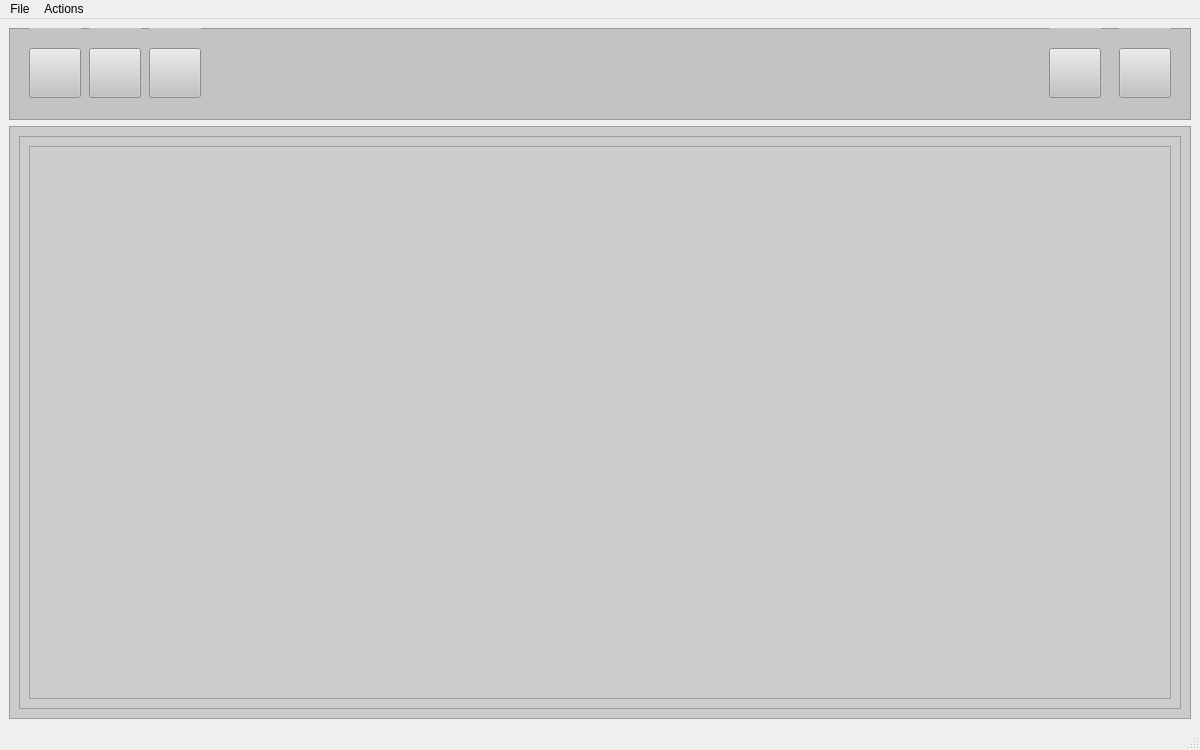
<?xml version="1.0" encoding="UTF-8"?>
<ui version="4.0">
 <class>MainWindow</class>
 <widget class="QMainWindow" name="MainWindow">
  <property name="geometry">
   <rect>
    <x>0</x>
    <y>0</y>
    <width>1200</width>
    <height>750</height>
   </rect>
  </property>
  <property name="windowTitle">
   <string>MainWindow</string>
  </property>
  <widget class="QWidget" name="centralwidget">
   <layout class="QVBoxLayout" name="verticalLayout_2">
    <item>
     <widget class="QFrame" name="tools">
      <property name="minimumSize">
       <size>
        <width>0</width>
        <height>92</height>
       </size>
      </property>
      <property name="maximumSize">
       <size>
        <width>16777215</width>
        <height>92</height>
       </size>
      </property>
      <property name="styleSheet">
       <string notr="true">background-color: rgb(195, 195, 195);</string>
      </property>
      <property name="frameShape">
       <enum>QFrame::StyledPanel</enum>
      </property>
      <property name="frameShadow">
       <enum>QFrame::Raised</enum>
      </property>
      <widget class="QWidget" name="verticalLayoutWidget">
       <property name="geometry">
        <rect>
         <x>20</x>
         <y>0</y>
         <width>52</width>
         <height>91</height>
        </rect>
       </property>
       <layout class="QVBoxLayout" name="open_layout">
        <item>
         <spacer name="verticalSpacer">
          <property name="orientation">
           <enum>Qt::Vertical</enum>
          </property>
          <property name="sizeHint" stdset="0">
           <size>
            <width>20</width>
            <height>40</height>
           </size>
          </property>
         </spacer>
        </item>
        <item>
         <widget class="QPushButton" name="open_btn">
          <property name="minimumSize">
           <size>
            <width>50</width>
            <height>50</height>
           </size>
          </property>
          <property name="maximumSize">
           <size>
            <width>60</width>
            <height>60</height>
           </size>
          </property>
          <property name="text">
           <string/>
          </property>
          <property name="icon">
           <iconset resource="assets.qrc">
            <normaloff>:/icons/resource/icons8-open-file-50.png</normaloff>:/icons/resource/icons8-open-file-50.png</iconset>
          </property>
         </widget>
        </item>
        <item>
         <spacer name="verticalSpacer_2">
          <property name="orientation">
           <enum>Qt::Vertical</enum>
          </property>
          <property name="sizeHint" stdset="0">
           <size>
            <width>20</width>
            <height>40</height>
           </size>
          </property>
         </spacer>
        </item>
       </layout>
      </widget>
      <widget class="QWidget" name="verticalLayoutWidget_2">
       <property name="geometry">
        <rect>
         <x>80</x>
         <y>0</y>
         <width>52</width>
         <height>91</height>
        </rect>
       </property>
       <layout class="QVBoxLayout" name="save_layout">
        <item>
         <spacer name="verticalSpacer_3">
          <property name="orientation">
           <enum>Qt::Vertical</enum>
          </property>
          <property name="sizeHint" stdset="0">
           <size>
            <width>20</width>
            <height>40</height>
           </size>
          </property>
         </spacer>
        </item>
        <item>
         <widget class="QPushButton" name="save_btn">
          <property name="minimumSize">
           <size>
            <width>50</width>
            <height>50</height>
           </size>
          </property>
          <property name="maximumSize">
           <size>
            <width>60</width>
            <height>60</height>
           </size>
          </property>
          <property name="text">
           <string/>
          </property>
          <property name="icon">
           <iconset resource="assets.qrc">
            <normaloff>:/icons/resource/icons8-save-50.png</normaloff>:/icons/resource/icons8-save-50.png</iconset>
          </property>
         </widget>
        </item>
        <item>
         <spacer name="verticalSpacer_4">
          <property name="orientation">
           <enum>Qt::Vertical</enum>
          </property>
          <property name="sizeHint" stdset="0">
           <size>
            <width>20</width>
            <height>40</height>
           </size>
          </property>
         </spacer>
        </item>
       </layout>
      </widget>
      <widget class="QWidget" name="verticalLayoutWidget_3">
       <property name="geometry">
        <rect>
         <x>1040</x>
         <y>0</y>
         <width>52</width>
         <height>91</height>
        </rect>
       </property>
       <layout class="QVBoxLayout" name="import_layout">
        <item>
         <spacer name="verticalSpacer_5">
          <property name="orientation">
           <enum>Qt::Vertical</enum>
          </property>
          <property name="sizeHint" stdset="0">
           <size>
            <width>20</width>
            <height>40</height>
           </size>
          </property>
         </spacer>
        </item>
        <item>
         <widget class="QPushButton" name="import_btn">
          <property name="minimumSize">
           <size>
            <width>50</width>
            <height>50</height>
           </size>
          </property>
          <property name="maximumSize">
           <size>
            <width>60</width>
            <height>60</height>
           </size>
          </property>
          <property name="text">
           <string/>
          </property>
          <property name="icon">
           <iconset resource="assets.qrc">
            <normaloff>:/icons/resource/icons8-import-50.png</normaloff>:/icons/resource/icons8-import-50.png</iconset>
          </property>
         </widget>
        </item>
        <item>
         <spacer name="verticalSpacer_6">
          <property name="orientation">
           <enum>Qt::Vertical</enum>
          </property>
          <property name="sizeHint" stdset="0">
           <size>
            <width>20</width>
            <height>40</height>
           </size>
          </property>
         </spacer>
        </item>
       </layout>
      </widget>
      <widget class="QWidget" name="verticalLayoutWidget_4">
       <property name="geometry">
        <rect>
         <x>1110</x>
         <y>0</y>
         <width>52</width>
         <height>91</height>
        </rect>
       </property>
       <layout class="QVBoxLayout" name="export_layout">
        <item>
         <spacer name="verticalSpacer_7">
          <property name="orientation">
           <enum>Qt::Vertical</enum>
          </property>
          <property name="sizeHint" stdset="0">
           <size>
            <width>20</width>
            <height>40</height>
           </size>
          </property>
         </spacer>
        </item>
        <item>
         <widget class="QPushButton" name="export_btn">
          <property name="minimumSize">
           <size>
            <width>50</width>
            <height>50</height>
           </size>
          </property>
          <property name="maximumSize">
           <size>
            <width>60</width>
            <height>60</height>
           </size>
          </property>
          <property name="text">
           <string/>
          </property>
          <property name="icon">
           <iconset resource="assets.qrc">
            <normaloff>:/icons/resource/icons8-export-50.png</normaloff>:/icons/resource/icons8-export-50.png</iconset>
          </property>
         </widget>
        </item>
        <item>
         <spacer name="verticalSpacer_8">
          <property name="orientation">
           <enum>Qt::Vertical</enum>
          </property>
          <property name="sizeHint" stdset="0">
           <size>
            <width>20</width>
            <height>40</height>
           </size>
          </property>
         </spacer>
        </item>
       </layout>
      </widget>
      <widget class="QWidget" name="verticalLayoutWidget_5">
       <property name="geometry">
        <rect>
         <x>140</x>
         <y>0</y>
         <width>52</width>
         <height>91</height>
        </rect>
       </property>
       <layout class="QVBoxLayout" name="rename_layout">
        <item>
         <spacer name="verticalSpacer_9">
          <property name="orientation">
           <enum>Qt::Vertical</enum>
          </property>
          <property name="sizeHint" stdset="0">
           <size>
            <width>20</width>
            <height>40</height>
           </size>
          </property>
         </spacer>
        </item>
        <item>
         <widget class="QPushButton" name="rename_btn">
          <property name="minimumSize">
           <size>
            <width>50</width>
            <height>50</height>
           </size>
          </property>
          <property name="maximumSize">
           <size>
            <width>60</width>
            <height>60</height>
           </size>
          </property>
          <property name="text">
           <string/>
          </property>
          <property name="icon">
           <iconset resource="assets.qrc">
            <normaloff>:/icons/resource/icons8-rename-50.png</normaloff>:/icons/resource/icons8-rename-50.png</iconset>
          </property>
         </widget>
        </item>
        <item>
         <spacer name="verticalSpacer_10">
          <property name="orientation">
           <enum>Qt::Vertical</enum>
          </property>
          <property name="sizeHint" stdset="0">
           <size>
            <width>20</width>
            <height>40</height>
           </size>
          </property>
         </spacer>
        </item>
       </layout>
      </widget>
     </widget>
    </item>
    <item>
     <widget class="QFrame" name="content">
      <property name="maximumSize">
       <size>
        <width>16777215</width>
        <height>16777215</height>
       </size>
      </property>
      <property name="styleSheet">
       <string notr="true">background-color: rgb(204, 204, 204);</string>
      </property>
      <property name="frameShape">
       <enum>QFrame::StyledPanel</enum>
      </property>
      <property name="frameShadow">
       <enum>QFrame::Raised</enum>
      </property>
      <layout class="QHBoxLayout" name="horizontalLayout">
       <item>
        <widget class="QFrame" name="leftSide">
         <property name="maximumSize">
          <size>
           <width>16777215</width>
           <height>16777215</height>
          </size>
         </property>
         <property name="frameShape">
          <enum>QFrame::StyledPanel</enum>
         </property>
         <property name="frameShadow">
          <enum>QFrame::Raised</enum>
         </property>
         <layout class="QVBoxLayout" name="verticalLayout_3">
          <item>
           <widget class="QTableView" name="tableView"/>
          </item>
         </layout>
        </widget>
       </item>
      </layout>
     </widget>
    </item>
   </layout>
  </widget>
  <widget class="QMenuBar" name="menubar">
   <property name="geometry">
    <rect>
     <x>0</x>
     <y>0</y>
     <width>1200</width>
     <height>21</height>
    </rect>
   </property>
   <widget class="QMenu" name="menuFile">
    <property name="title">
     <string>File</string>
    </property>
    <addaction name="actionOpen"/>
    <addaction name="actionsave"/>
    <addaction name="actionSave_As"/>
   </widget>
   <widget class="QMenu" name="menuAction">
    <property name="title">
     <string>Actions</string>
    </property>
    <addaction name="actionExport"/>
    <addaction name="actionImport"/>
    <addaction name="actionRename"/>
   </widget>
   <addaction name="menuFile"/>
   <addaction name="menuAction"/>
  </widget>
  <widget class="QStatusBar" name="statusbar"/>
  <action name="actionOpen">
   <property name="icon">
    <iconset resource="assets.qrc">
     <normaloff>:/icons/resource/icons8-open-file-50.png</normaloff>:/icons/resource/icons8-open-file-50.png</iconset>
   </property>
   <property name="text">
    <string>Open</string>
   </property>
   <property name="iconVisibleInMenu">
    <bool>false</bool>
   </property>
  </action>
  <action name="actionsave">
   <property name="icon">
    <iconset resource="assets.qrc">
     <normaloff>:/icons/resource/icons8-save-50.png</normaloff>:/icons/resource/icons8-save-50.png</iconset>
   </property>
   <property name="text">
    <string>Save</string>
   </property>
   <property name="iconVisibleInMenu">
    <bool>false</bool>
   </property>
  </action>
  <action name="actionSave_As">
   <property name="text">
    <string>Save As</string>
   </property>
  </action>
  <action name="actionExport">
   <property name="icon">
    <iconset resource="assets.qrc">
     <normaloff>:/icons/resource/icons8-export-50.png</normaloff>:/icons/resource/icons8-export-50.png</iconset>
   </property>
   <property name="text">
    <string>Export</string>
   </property>
   <property name="iconVisibleInMenu">
    <bool>false</bool>
   </property>
  </action>
  <action name="actionImport">
   <property name="icon">
    <iconset resource="assets.qrc">
     <normaloff>:/icons/resource/icons8-import-50.png</normaloff>:/icons/resource/icons8-import-50.png</iconset>
   </property>
   <property name="text">
    <string>Import</string>
   </property>
   <property name="iconVisibleInMenu">
    <bool>false</bool>
   </property>
  </action>
  <action name="actionRename">
   <property name="text">
    <string>Rename</string>
   </property>
  </action>
 </widget>
 <resources>
  <include location="assets.qrc"/>
 </resources>
 <connections/>
</ui>
